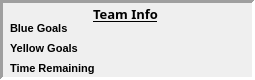
                 <widget class="QFrame" name="frame_robot_9">
                  <property name="enabled">
                   <bool>true</bool>
                  </property>
                  <property name="maximumSize">
                   <size>
                    <width>16777215</width>
                    <height>80</height>
                   </size>
                  </property>
                  <property name="font">
                   <font>
                    <pointsize>8</pointsize>
                    <weight>75</weight>
                    <bold>true</bold>
                   </font>
                  </property>
                  <property name="mouseTracking">
                   <bool>false</bool>
                  </property>
                  <property name="focusPolicy">
                   <enum>Qt::NoFocus</enum>
                  </property>
                  <property name="accessibleName">
                   <string>Robot 0</string>
                  </property>
                  <property name="autoFillBackground">
                   <bool>false</bool>
                  </property>
                  <property name="frameShape">
                   <enum>QFrame::Panel</enum>
                  </property>
                  <property name="frameShadow">
                   <enum>QFrame::Sunken</enum>
                  </property>
                  <property name="lineWidth">
                   <number>3</number>
                  </property>
                  <property name="midLineWidth">
                   <number>0</number>
                  </property>
                  <widget class="QLabel" name="title_robPanel_9">
                   <property name="geometry">
                    <rect>
                     <x>5</x>
                     <y>5</y>
                     <width>241</width>
                     <height>21</height>
                    </rect>
                   </property>
                   <property name="font">
                    <font>
                     <family>Courier 10 Pitch</family>
                     <pointsize>10</pointsize>
                     <weight>75</weight>
                     <bold>true</bold>
                     <underline>true</underline>
                    </font>
                   </property>
                   <property name="autoFillBackground">
                    <bool>false</bool>
                   </property>
                   <property name="styleSheet">
                    <string notr="true">background-color: rgba(255, 255, 255, 0);</string>
                   </property>
                   <property name="text">
                    <string>Team Info</string>
                   </property>
                   <property name="alignment">
                    <set>Qt::AlignHCenter|Qt::AlignTop</set>
                   </property>
                  </widget>
                  <widget class="QLabel" name="blueGoal">
                   <property name="geometry">
                    <rect>
                     <x>10</x>
                     <y>20</y>
                     <width>231</width>
                     <height>17</height>
                    </rect>
                   </property>
                   <property name="text">
                    <string>Blue Goals</string>
                   </property>
                  </widget>
                  <widget class="QLabel" name="yellGoal">
                   <property name="geometry">
                    <rect>
                     <x>10</x>
                     <y>40</y>
                     <width>231</width>
                     <height>17</height>
                    </rect>
                   </property>
                   <property name="text">
                    <string>Yellow Goals</string>
                   </property>
                  </widget>
                  <widget class="QLabel" name="timeRem">
                   <property name="geometry">
                    <rect>
                     <x>10</x>
                     <y>60</y>
                     <width>231</width>
                     <height>17</height>
                    </rect>
                   </property>
                   <property name="text">
                    <string>Time Remaining</string>
                   </property>
                  </widget>
                 </widget>
